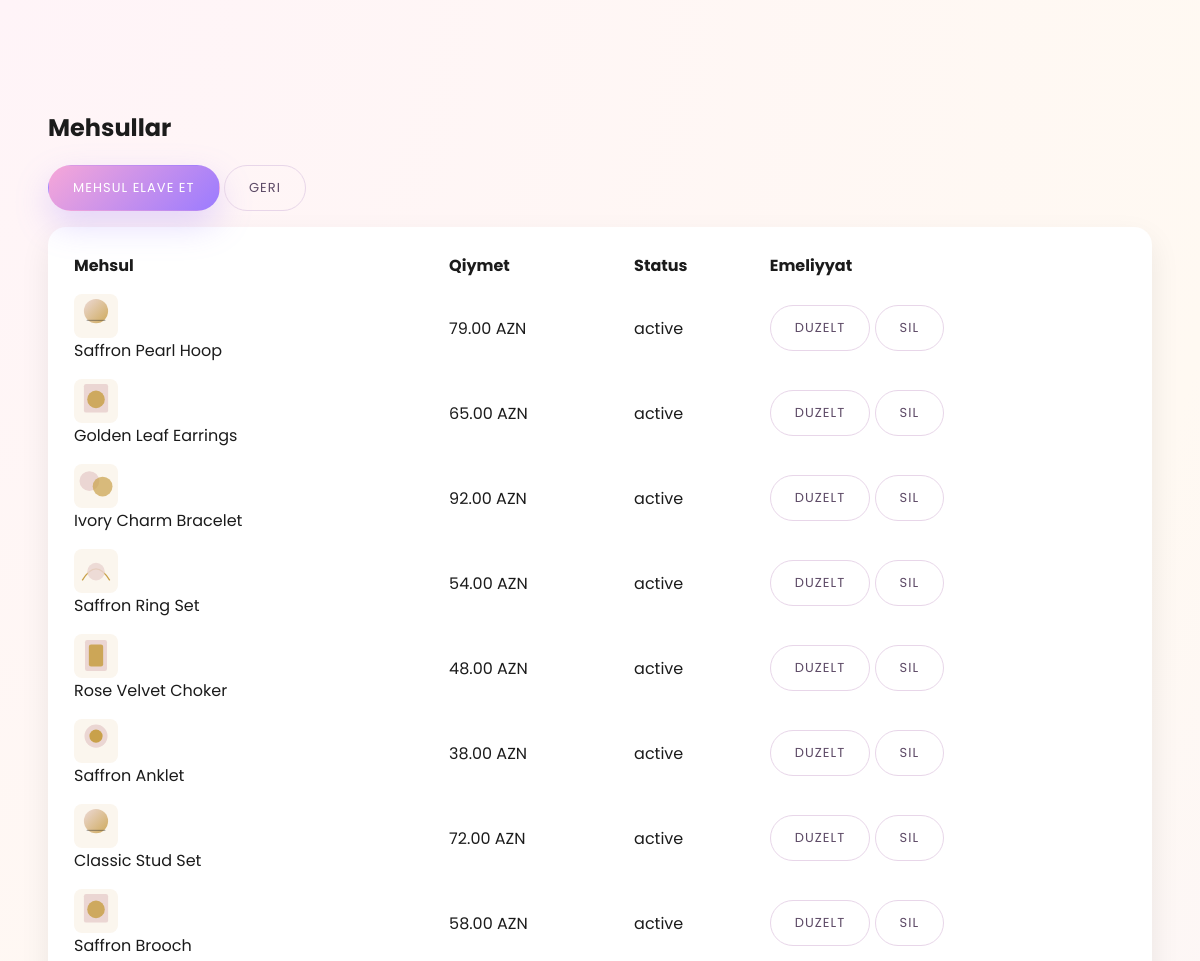
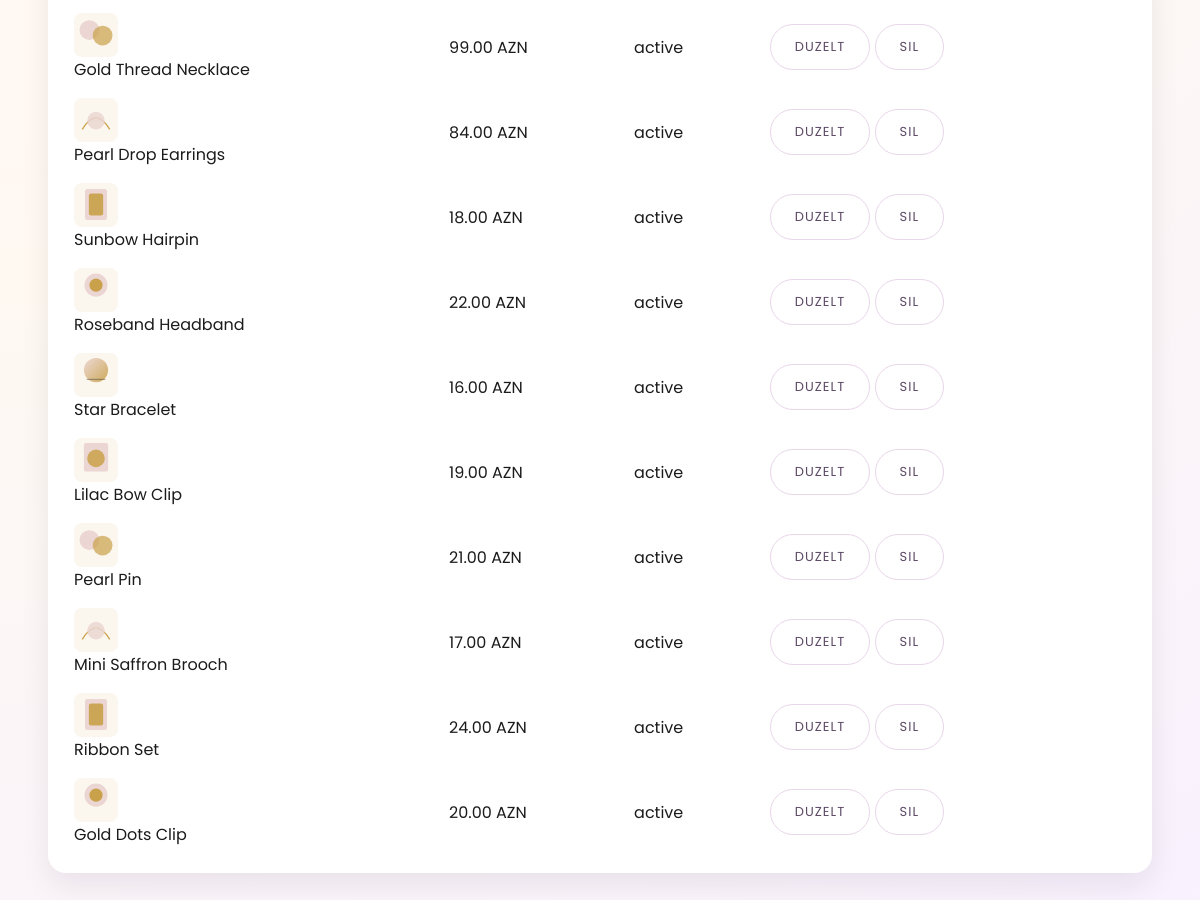
Screenshot of /admin/products_list.php (signed in) with the database file from the repository (2 pictures, top to bottom).
### tables this page shows
CREATE TABLE products (
  id INT AUTO_INCREMENT PRIMARY KEY,
  slug VARCHAR(190) NOT NULL UNIQUE,
  category VARCHAR(32) NOT NULL,
  price DECIMAL(10,2) NOT NULL,
  discount_percent TINYINT NOT NULL DEFAULT 0,
  status VARCHAR(16) NOT NULL DEFAULT 'active',
  is_new TINYINT NOT NULL DEFAULT 0,
  is_bestseller TINYINT NOT NULL DEFAULT 0,
  title_az VARCHAR(255) NOT NULL,
  title_ru VARCHAR(255) NOT NULL,
  title_en VARCHAR(255) NOT NULL,
  short_desc_az TEXT,
  short_desc_ru TEXT,
  short_desc_en TEXT,
  full_desc_az TEXT,
  full_desc_ru TEXT,
  full_desc_en TEXT,
  created_at DATETIME NOT NULL,
  updated_at DATETIME NOT NULL
);

### includes/db.php (called while the page is built)
<?php
function db(): PDO {
  static $pdo;
  if (!$pdo) {
    $dsn = 'mysql:host=' . DB_HOST . ';dbname=' . DB_NAME . ';charset=utf8mb4';
    $pdo = new PDO($dsn, DB_USER, DB_PASS, [
      PDO::ATTR_ERRMODE => PDO::ERRMODE_EXCEPTION,
      PDO::ATTR_DEFAULT_FETCH_MODE => PDO::FETCH_ASSOC
    ]);
  }
  return $pdo;
}

### includes/helpers.php (called while the page is built, shortened)
<?php
function e(string $value): string {
  return htmlspecialchars($value, ENT_QUOTES, 'UTF-8');
}
function current_lang(): string {
  return $_SESSION['lang'] ?? 'az';
}
function product_title(array $p): string {
  $key = 'title_' . current_lang();
  return $p[$key] ?? '';
}
function format_price(float $price): string {
  return number_format($price, 2, '.', ' ') . ' AZN';
}

### admin/products_list.php (the view, shortened to what this page needs)
<?php
require_once __DIR__ . '/../includes/db.php';
require_once __DIR__ . '/../includes/helpers.php';
$stmt = db()->query('SELECT p.*, (SELECT file_path FROM product_images WHERE product_id = p.id ORDER BY is_primary DESC, sort_order ASC LIMIT 1) AS thumb
  FROM products p ORDER BY created_at DESC');
$products = $stmt->fetchAll();
?>
<!doctype html>
<html>
<head>
  <link rel="stylesheet" href="../assets/css/style.css" />
</head>
<body>
  <section class="section">
    <div class="container">
      <h1>Mehsullar</h1>
      <p>
        <a class="btn primary" href="products_add.php">Mehsul elave et</a>
        <a class="btn ghost" href="index.php">Geri</a>
      </p>
      <div class="card">
        <table style="width:100%; border-collapse:collapse;">
          <thead>
            <tr>
              <th style="text-align:left; padding:8px;">Mehsul</th>
              <th style="text-align:left; padding:8px;">Qiymet</th>
              <th style="text-align:left; padding:8px;">Status</th>
              <th style="text-align:left; padding:8px;">Emeliyyat</th>
            </tr>
          </thead>
          <tbody>
          <?php foreach ($products as $p): ?>
            <tr>
              <td style="padding:8px;">
                <?php if (!empty($p['thumb'])): ?>
                  <img src="../<?php echo e($p['thumb']); ?>" alt="" style="width:44px; height:44px; object-fit:cover; border-radius:8px; vertical-align:middle; margin-right:10px;" />
                <?php endif; ?>
                <?php echo e(product_title($p)); ?>
              </td>
              <td style="padding:8px;"><?php echo e(format_price((float)$p['price'])); ?></td>
              <td style="padding:8px;"><?php echo e($p['status']); ?></td>
              <td style="padding:8px;">
                <a class="btn ghost" href="products_edit.php?id=<?php echo e((string)$p['id']); ?>">Duzelt</a>
                <a class="btn ghost" href="products_delete.php?id=<?php echo e((string)$p['id']); ?>">Sil</a>
              </td>
            </tr>
          <?php endforeach; ?>
          </tbody>
        </table>
      </div>
    </div>
  </section>
</body>
</html>

### assets/css/style.css (style rules this page uses)
:root { --gold: #C9A14A; --cream: #FFF9F2; --charcoal: #1B1B1B; --pink: #F6A7D8; --purple: #9B7BFF; --sun: #FFD587; --muted: #7A6F78; --shadow: 0 18px 50px rgba(24, 16, 27, 0.12); --shadow-soft: 0 12px 30px rgba(24, 16, 27, 0.08); --radius: 18px; --radius-lg: 24px; }
* { box-sizing: border-box; }
html { scroll-behavior: smooth; }
body { margin: 0; font-family: 'Poppins', sans-serif; background: radial-gradient(circle at top left, #FFF4F8 0, #FFF9F2 55%, #F8F1FF 100%); color: var(--charcoal); }
a { text-decoration: none; color: inherit; }
img { max-width: 100%; display: block; }
.container { width: min(1200px, 92%); margin: 0 auto; }
.section { padding: 90px 0; }
.btn { display: inline-flex; align-items: center; justify-content: center; gap: 8px; border-radius: 999px; padding: 12px 24px; font-size: 13px; letter-spacing: 0.08em; text-transform: uppercase; border: 1px solid transparent; transition: all .3s ease; }
.btn.primary { background: linear-gradient(135deg, var(--pink), var(--purple)); color: #fff; box-shadow: 0 14px 34px rgba(155, 123, 255, 0.28); }
.btn.ghost { border-color: #E8D6E9; color: #5D4A66; background: transparent; }
.products .card, .card { background: #fff; border-radius: var(--radius); padding: 18px; box-shadow: var(--shadow-soft); }

### rows the page displays
products: title_az "Saffron Pearl Hoop", price "79.00 AZN", status "active"
products: title_az "Golden Leaf Earrings", price "65.00 AZN", status "active"
products: title_az "Ivory Charm Bracelet", price "92.00 AZN", status "active"
products: title_az "Saffron Ring Set", price "54.00 AZN", status "active"
products: title_az "Rose Velvet Choker", price "48.00 AZN", status "active"
products: title_az "Saffron Anklet", price "38.00 AZN", status "active"
products: title_az "Classic Stud Set", price "72.00 AZN", status "active"
products: title_az "Saffron Brooch", price "58.00 AZN", status "active"
products: title_az "Gold Thread Necklace", price "99.00 AZN", status "active"
products: title_az "Pearl Drop Earrings", price "84.00 AZN", status "active"
products: title_az "Sunbow Hairpin", price "18.00 AZN", status "active"
products: title_az "Roseband Headband", price "22.00 AZN", status "active"
products: title_az "Star Bracelet", price "16.00 AZN", status "active"
products: title_az "Lilac Bow Clip", price "19.00 AZN", status "active"
products: title_az "Pearl Pin", price "21.00 AZN", status "active"
products: title_az "Mini Saffron Brooch", price "17.00 AZN", status "active"
products: title_az "Ribbon Set", price "24.00 AZN", status "active"
products: title_az "Gold Dots Clip", price "20.00 AZN", status "active"
